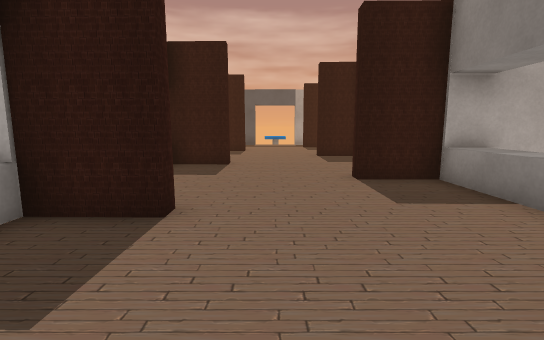
View 1 (above)

16 first-person views from a walk through a Unity game level. The camera is 1.2 m above the floor, tilts 8° down and sees 85° across. The floor is counted in squares, 1 m on a side. Each view is taken from the middle of a square. On the plan, view 1 faces up. The plan holds only what a view shows up to about 13 squares ahead; the rest is blank. The place goes on beyond the plan. The player character is not drawn. Some surface patterns are stand-ins.

View 2
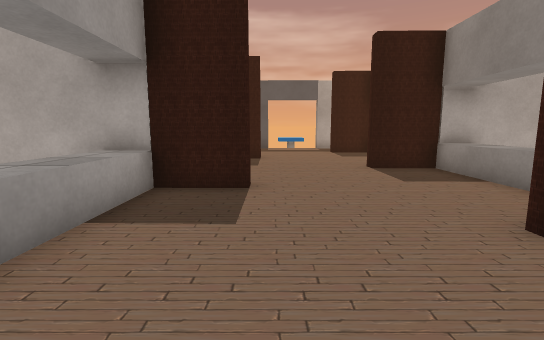

View 3
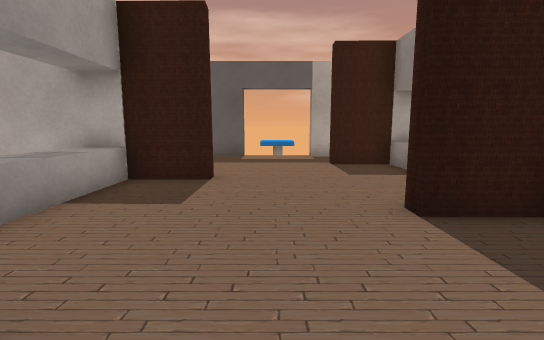

View 4
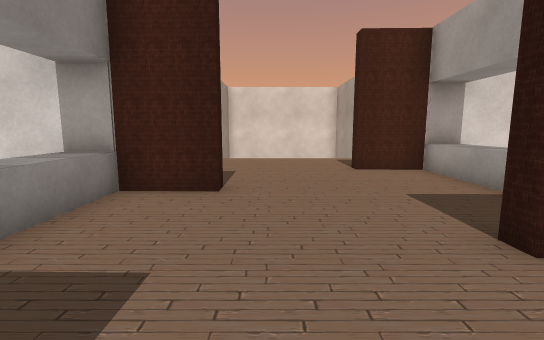

View 5
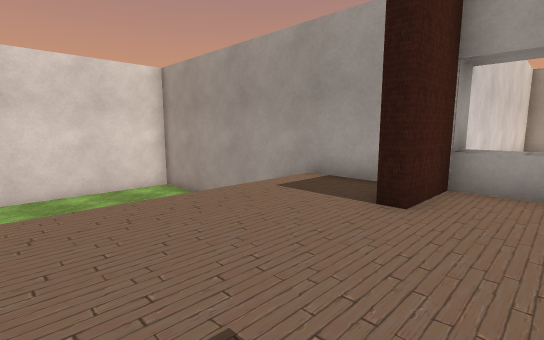

View 6
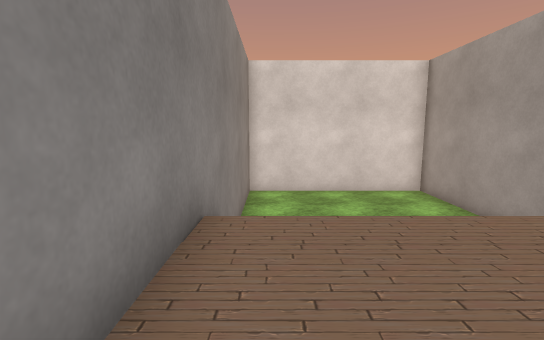

View 7
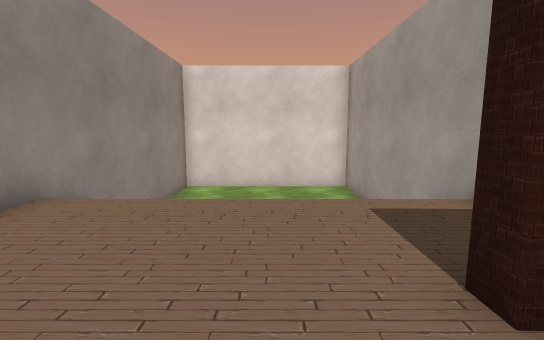

View 8
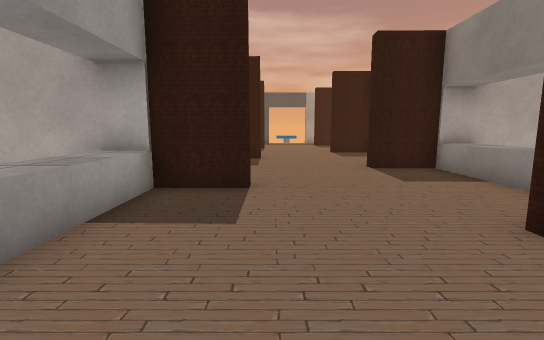

View 9
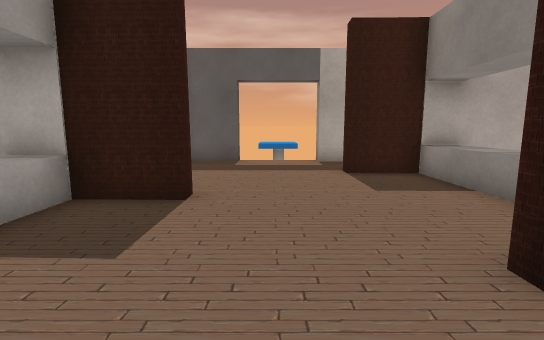

View 10
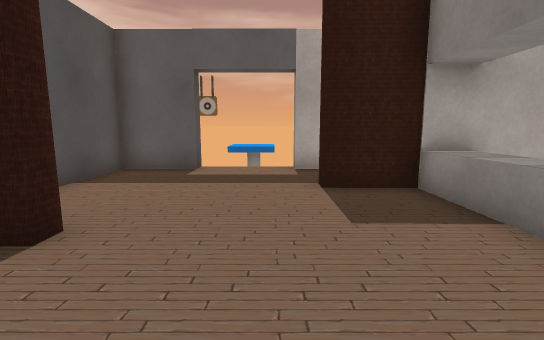

View 11
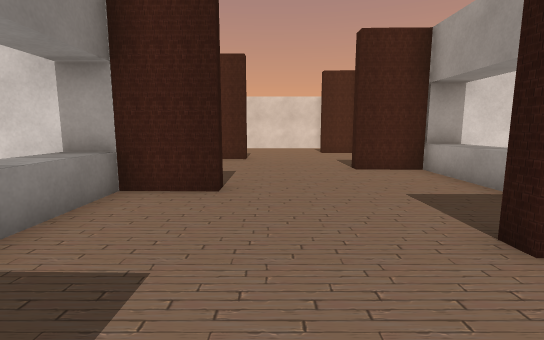

View 12
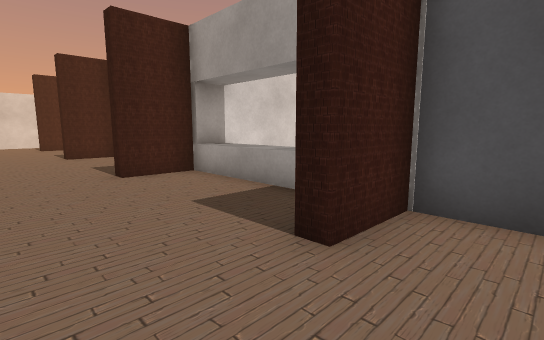

View 13
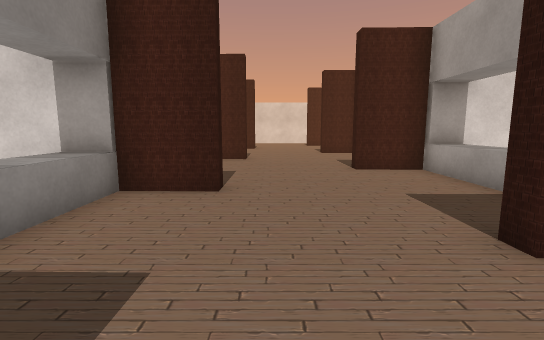

View 14
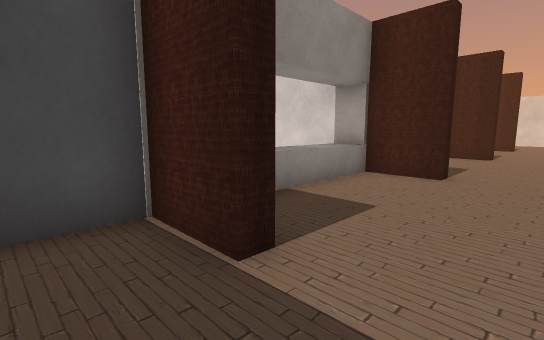

View 15
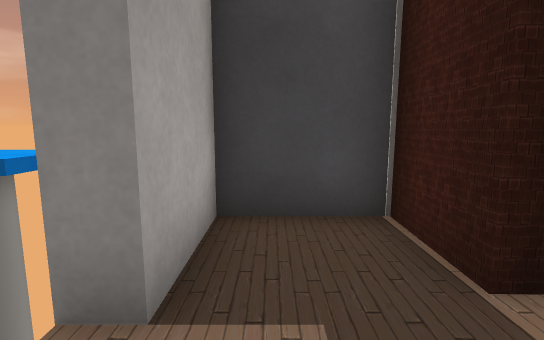

View 16
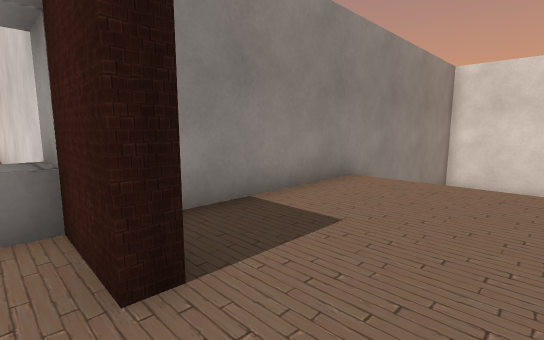

### Floor plan
Key: @ floor where view 1 was taken; # wall or solid block; . main floor; - floor 1.5 m lower than the main floor; / step, stairs or slope; = window, fence, low wall or low ledge; ^ raised ledge.
Columns run from 6 left of view 1 to 6 right of it. Each row starts with its distance up from view 1.
 22   ####..###
 21   #.......#
 20   #.......#
 19   #......####
 18   #.......^^
 17   #.......^^
 16 ##^##.....^^
 15   ^.......^^
 14   ^.......^^
 13   ^......####
 12   ^.......^^
 11   ^.......^^
 10 ##^##.....^
  9   ^.......^^
  8   ^.......^^
  7   ^......####
  6   ^.......^^
  5   ^.......^^
  4 ##^##.....^
  3   ^.......^^
  2   ^.......^^
  1   ^......####
  0   ^...@...#
 -1   ^.......#
 -2 #####.....#
 -3   #.......#
 -4   #.......#
 -5   #///////#
 -6   #=      #
 -7   #       #
 -8   #       #
 -9   #       #
-10   #-------#
-11   #-------#
-12   #-------#
-13   #-------#
-14   #########

Positions as (right, up) in squares from view 1, and headings:
1: (0, 0), facing up
2: (-1, 4), facing up
3: (0, 9), facing up
4: (1, 7), facing down
5: (3, 0), facing down-left
6: (3, -1), facing down
7: (0, 0), facing down
8: (-1, -2), facing up
9: (0, 11), facing up
10: (1, 13), facing up
11: (1, 13), facing down
12: (1, 18), facing down-left
13: (1, 19), facing down
14: (0, 21), facing down-right
15: (0, 21), facing right
16: (0, 2), facing down-right
